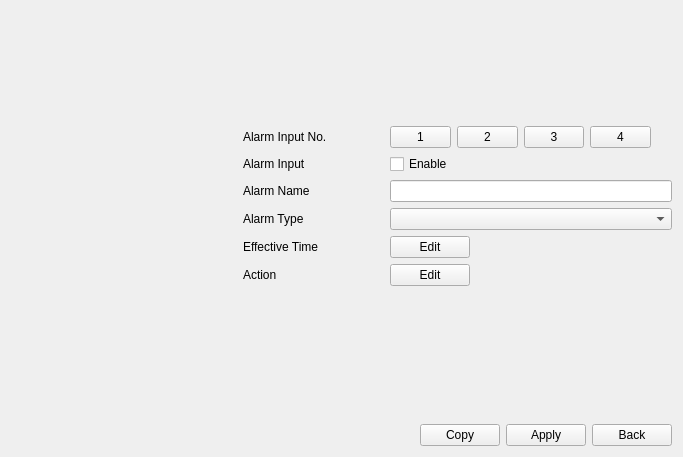
<?xml version="1.0" encoding="UTF-8"?>
<ui version="4.0">
 <class>TabCameraAlarmInput</class>
 <widget class="QWidget" name="TabCameraAlarmInput">
  <property name="geometry">
   <rect>
    <x>0</x>
    <y>0</y>
    <width>683</width>
    <height>457</height>
   </rect>
  </property>
  <property name="windowTitle">
   <string>Form</string>
  </property>
  <layout class="QVBoxLayout" name="verticalLayout">
   <item>
    <widget class="QWidget" name="widget_top" native="true">
     <property name="minimumSize">
      <size>
       <width>0</width>
       <height>100</height>
      </size>
     </property>
     <layout class="QHBoxLayout" name="horizontalLayout">
      <property name="spacing">
       <number>18</number>
      </property>
      <property name="leftMargin">
       <number>0</number>
      </property>
      <property name="topMargin">
       <number>0</number>
      </property>
      <property name="rightMargin">
       <number>0</number>
      </property>
      <property name="bottomMargin">
       <number>0</number>
      </property>
      <item>
       <widget class="CommonVideo" name="video" native="true">
        <property name="sizePolicy">
         <sizepolicy hsizetype="Preferred" vsizetype="Preferred">
          <horstretch>1</horstretch>
          <verstretch>0</verstretch>
         </sizepolicy>
        </property>
       </widget>
      </item>
      <item>
       <widget class="ButtonGroup" name="channelGroup" native="true">
        <property name="sizePolicy">
         <sizepolicy hsizetype="Preferred" vsizetype="Preferred">
          <horstretch>2</horstretch>
          <verstretch>0</verstretch>
         </sizepolicy>
        </property>
       </widget>
      </item>
     </layout>
    </widget>
   </item>
   <item>
    <widget class="QWidget" name="widget_bottom" native="true">
     <property name="minimumSize">
      <size>
       <width>0</width>
       <height>100</height>
      </size>
     </property>
     <layout class="QHBoxLayout" name="horizontalLayout_2">
      <property name="spacing">
       <number>18</number>
      </property>
      <property name="leftMargin">
       <number>0</number>
      </property>
      <property name="topMargin">
       <number>0</number>
      </property>
      <property name="rightMargin">
       <number>0</number>
      </property>
      <property name="bottomMargin">
       <number>0</number>
      </property>
      <item>
       <widget class="QWidget" name="widget_3" native="true">
        <property name="sizePolicy">
         <sizepolicy hsizetype="Preferred" vsizetype="Preferred">
          <horstretch>1</horstretch>
          <verstretch>0</verstretch>
         </sizepolicy>
        </property>
       </widget>
      </item>
      <item>
       <widget class="QWidget" name="widget_settings" native="true">
        <property name="sizePolicy">
         <sizepolicy hsizetype="Preferred" vsizetype="Preferred">
          <horstretch>2</horstretch>
          <verstretch>0</verstretch>
         </sizepolicy>
        </property>
        <layout class="QGridLayout" name="gridLayout">
         <property name="leftMargin">
          <number>0</number>
         </property>
         <property name="rightMargin">
          <number>0</number>
         </property>
         <item row="1" column="1">
          <widget class="QCheckBox" name="checkBox_enable">
           <property name="sizePolicy">
            <sizepolicy hsizetype="Minimum" vsizetype="Fixed">
             <horstretch>2</horstretch>
             <verstretch>0</verstretch>
            </sizepolicy>
           </property>
           <property name="text">
            <string>Enable</string>
           </property>
          </widget>
         </item>
         <item row="4" column="0">
          <widget class="QLabel" name="label_effectiveTime">
           <property name="text">
            <string>Effective Time</string>
           </property>
          </widget>
         </item>
         <item row="2" column="0">
          <widget class="QLabel" name="label_name">
           <property name="text">
            <string>Alarm Name</string>
           </property>
          </widget>
         </item>
         <item row="1" column="0">
          <widget class="QLabel" name="label_input">
           <property name="sizePolicy">
            <sizepolicy hsizetype="Preferred" vsizetype="Preferred">
             <horstretch>1</horstretch>
             <verstretch>0</verstretch>
            </sizepolicy>
           </property>
           <property name="text">
            <string>Alarm Input</string>
           </property>
          </widget>
         </item>
         <item row="5" column="0">
          <widget class="QLabel" name="label_action">
           <property name="text">
            <string>Action</string>
           </property>
          </widget>
         </item>
         <item row="3" column="0">
          <widget class="QLabel" name="label_type">
           <property name="text">
            <string>Alarm Type</string>
           </property>
          </widget>
         </item>
         <item row="3" column="1">
          <widget class="ComboBox" name="comboBox_type"/>
         </item>
         <item row="2" column="1">
          <widget class="LineEditAlarmOutName" name="lineEdit_name">
           <property name="maxLength">
            <number>32</number>
           </property>
          </widget>
         </item>
         <item row="0" column="0">
          <widget class="QLabel" name="label_input_number">
           <property name="sizePolicy">
            <sizepolicy hsizetype="Preferred" vsizetype="Preferred">
             <horstretch>1</horstretch>
             <verstretch>0</verstretch>
            </sizepolicy>
           </property>
           <property name="text">
            <string>Alarm Input No.</string>
           </property>
          </widget>
         </item>
         <item row="0" column="1">
          <widget class="QWidget" name="widget" native="true">
           <layout class="QHBoxLayout" name="horizontalLayout_7">
            <property name="leftMargin">
             <number>0</number>
            </property>
            <property name="topMargin">
             <number>0</number>
            </property>
            <property name="rightMargin">
             <number>0</number>
            </property>
            <property name="bottomMargin">
             <number>0</number>
            </property>
            <item>
             <widget class="MyPushButton" name="pushButton_alarm1">
              <property name="styleSheet">
               <string notr="true">min-width: 40px;</string>
              </property>
              <property name="text">
               <string>1</string>
              </property>
              <property name="checkable">
               <bool>true</bool>
              </property>
             </widget>
            </item>
            <item>
             <widget class="MyPushButton" name="pushButton_alarm2">
              <property name="styleSheet">
               <string notr="true">min-width: 40px;</string>
              </property>
              <property name="text">
               <string>2</string>
              </property>
              <property name="checkable">
               <bool>true</bool>
              </property>
             </widget>
            </item>
            <item>
             <widget class="MyPushButton" name="pushButton_alarm3">
              <property name="minimumSize">
               <size>
                <width>42</width>
                <height>0</height>
               </size>
              </property>
              <property name="styleSheet">
               <string notr="true">min-width: 40px;</string>
              </property>
              <property name="text">
               <string>3</string>
              </property>
              <property name="checkable">
               <bool>true</bool>
              </property>
             </widget>
            </item>
            <item>
             <widget class="MyPushButton" name="pushButton_alarm4">
              <property name="minimumSize">
               <size>
                <width>42</width>
                <height>0</height>
               </size>
              </property>
              <property name="styleSheet">
               <string notr="true">min-width: 40px;</string>
              </property>
              <property name="text">
               <string>4</string>
              </property>
              <property name="checkable">
               <bool>true</bool>
              </property>
             </widget>
            </item>
            <item>
             <spacer name="horizontalSpacer_4">
              <property name="orientation">
               <enum>Qt::Horizontal</enum>
              </property>
              <property name="sizeHint" stdset="0">
               <size>
                <width>40</width>
                <height>20</height>
               </size>
              </property>
             </spacer>
            </item>
           </layout>
          </widget>
         </item>
         <item row="4" column="1">
          <widget class="QWidget" name="widget" native="true">
           <layout class="QHBoxLayout" name="horizontalLayout_5">
            <property name="leftMargin">
             <number>0</number>
            </property>
            <property name="topMargin">
             <number>0</number>
            </property>
            <property name="rightMargin">
             <number>0</number>
            </property>
            <property name="bottomMargin">
             <number>0</number>
            </property>
            <item>
             <widget class="MyPushButton" name="pushButton_effectiveTime">
              <property name="text">
               <string>Edit</string>
              </property>
             </widget>
            </item>
            <item>
             <spacer name="horizontalSpacer_2">
              <property name="orientation">
               <enum>Qt::Horizontal</enum>
              </property>
              <property name="sizeHint" stdset="0">
               <size>
                <width>40</width>
                <height>20</height>
               </size>
              </property>
             </spacer>
            </item>
           </layout>
          </widget>
         </item>
         <item row="5" column="1">
          <widget class="QWidget" name="widget" native="true">
           <layout class="QHBoxLayout" name="horizontalLayout_6">
            <property name="leftMargin">
             <number>0</number>
            </property>
            <property name="topMargin">
             <number>0</number>
            </property>
            <property name="rightMargin">
             <number>0</number>
            </property>
            <property name="bottomMargin">
             <number>0</number>
            </property>
            <item>
             <widget class="MyPushButton" name="pushButton_action">
              <property name="text">
               <string>Edit</string>
              </property>
             </widget>
            </item>
            <item>
             <spacer name="horizontalSpacer_3">
              <property name="orientation">
               <enum>Qt::Horizontal</enum>
              </property>
              <property name="sizeHint" stdset="0">
               <size>
                <width>40</width>
                <height>20</height>
               </size>
              </property>
             </spacer>
            </item>
           </layout>
          </widget>
         </item>
        </layout>
       </widget>
      </item>
     </layout>
    </widget>
   </item>
   <item>
    <spacer name="verticalSpacer">
     <property name="orientation">
      <enum>Qt::Vertical</enum>
     </property>
     <property name="sizeHint" stdset="0">
      <size>
       <width>20</width>
       <height>71</height>
      </size>
     </property>
    </spacer>
   </item>
   <item>
    <layout class="QHBoxLayout" name="horizontalLayout_3">
     <item>
      <widget class="WidgetMessage" name="widgetMessage" native="true"/>
     </item>
     <item>
      <spacer name="horizontalSpacer">
       <property name="orientation">
        <enum>Qt::Horizontal</enum>
       </property>
       <property name="sizeHint" stdset="0">
        <size>
         <width>40</width>
         <height>20</height>
        </size>
       </property>
      </spacer>
     </item>
     <item>
      <widget class="MyPushButton" name="pushButton_copy">
       <property name="text">
        <string>Copy</string>
       </property>
      </widget>
     </item>
     <item>
      <widget class="MyPushButton" name="pushButton_apply">
       <property name="text">
        <string>Apply</string>
       </property>
      </widget>
     </item>
     <item>
      <widget class="MyPushButton" name="pushButton_back">
       <property name="text">
        <string>Back</string>
       </property>
      </widget>
     </item>
    </layout>
   </item>
  </layout>
 </widget>
 <customwidgets>
  <customwidget>
   <class>ComboBox</class>
   <extends>QComboBox</extends>
   <header>combobox.h</header>
  </customwidget>
  <customwidget>
   <class>MyPushButton</class>
   <extends>QPushButton</extends>
   <header>mypushbutton.h</header>
  </customwidget>
  <customwidget>
   <class>CommonVideo</class>
   <extends>QWidget</extends>
   <header>commonvideo.h</header>
   <container>1</container>
  </customwidget>
  <customwidget>
   <class>WidgetMessage</class>
   <extends>QWidget</extends>
   <header>widgetmessage.h</header>
   <container>1</container>
  </customwidget>
  <customwidget>
   <class>ButtonGroup</class>
   <extends>QWidget</extends>
   <header>buttongroup.h</header>
   <container>1</container>
  </customwidget>
  <customwidget>
   <class>LineEditAlarmOutName</class>
   <extends>QLineEdit</extends>
   <header>LineEditAlarmOutName.h</header>
  </customwidget>
 </customwidgets>
 <resources/>
 <connections/>
</ui>
